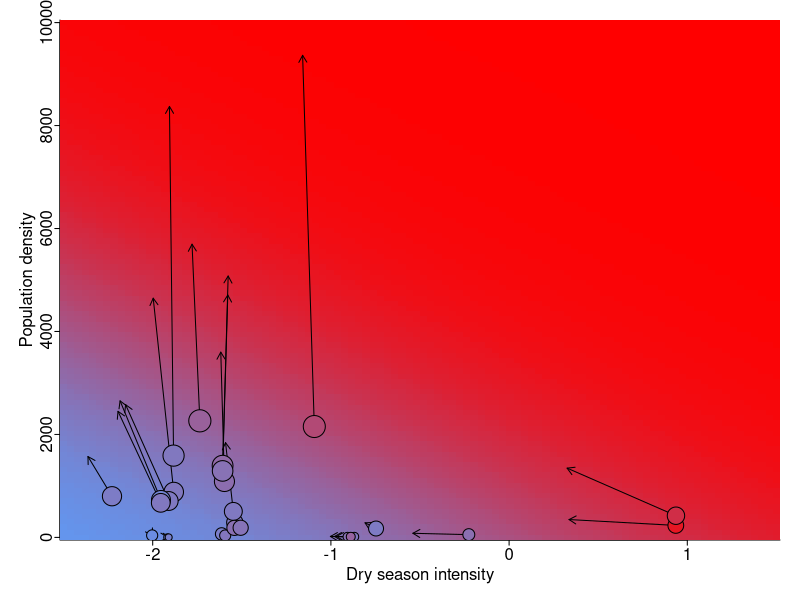

Recreate this plot in R.
#setwd('path_to_your_repository')

dat<-read.csv('data/proj.csv',stringsAsFactors=F)
pm<-read.delim('data/colonies_fitted.txt',stringsAsFactors=F)
pm<-pm[match(dat$code,pm$code),]

Intercept =  -3.204739e+00
bio15 = 7.319490e-02
bio15_2 = -9.742814e-04
bio15_3 =  4.322816e-06
bio18 = -9.715850e-04
dens20km  = 5.873513e-04
require("boot")
dat$out2050climOnly <- Intercept + bio15*(dat$bio152050) + bio15_2*(dat$bio152050)^2 +
  bio15_3*(dat$bio152050)^3 + bio18*(dat$bio182050) + dens20km*dat$dens20
dat$out2050climOnly <- 2*inv.logit(dat$out2050climOnly)-1
dat$out2050PopOnly <- Intercept + bio15*(dat$bio.bio15 ) + bio15_2*(dat$bio.bio15)^2 +
  bio15_3*(dat$bio.bio15)^3 + bio18*(dat$bio.bio18) + dens20km*dat$p2050
dat$out2050PopOnly <- 2*inv.logit(dat$out2050PopOnly)-1
dat$out2050<- Intercept + bio15*(dat$bio152050) + bio15_2*(dat$bio152050)^2 +
  bio15_3*(dat$bio152050)^3 + bio18*(dat$bio182050) + dens20km*dat$p2050
dat$out2050 <- 2*inv.logit(dat$out2050)-1
dat$out2000<- Intercept + bio15*(dat$bio.bio15 ) + bio15_2*(dat$bio.bio15 )^2 +
  bio15_3*(dat$bio.bio15 )^3 + bio18*(dat$bio.bio18) + dens20km*dat$dens20
dat$out2000 <- 2*inv.logit(dat$out2000)-1

dat$out2020dryseason <- Intercept + bio15*(dat$bio.bio15) + bio15_2*(dat$bio.bio15)^2 +
  bio15_3*(dat$bio.bio15)^3 + bio18*(dat$bio.bio18)
dat$out2050dryseason <- Intercept + bio15*(dat$bio152050) + bio15_2*(dat$bio152050)^2 +
  bio15_3*(dat$bio152050)^3 + bio18*(dat$bio182050)
dat$prefcol2020<-colorRampPalette(c('cornflowerblue','red'))(100)[round(((dat$out2000+1)/2)*100)]
dat$prefcol2050<-colorRampPalette(c('cornflowerblue','red'))(100)[round(((dat$out2050+1)/2)*100)]
dat$densCex2020<-log10(dat$dens20+10)/1.7
dat$densCex2050<-log10(dat$p2050+10)/1.7

clims<-seq(-2.5,1.5,length.out=100)
denss<-seq(0,10000,length.out=100)
mat<-matrix(nrow=100,ncol=100)
for(i in 1:100){
	for(j in 1:100){
		mat[i,j]<-round(100*inv.logit(clims[i]+dens20km*denss[j]))
	}
}

pdf(file='Alt_plot_gradient.pdf',width=4,height=4,useDingbats=F)
par(mgp=c(1.2,.2,0),tck=-0.01,bty='l',mar=c(3,3,1,1))
image(clims,denss,mat,col=colorRampPalette(c('cornflowerblue','red'))(100),xlab='Dry season intensity',ylab='Population density')
arrows(dat$out2020dryseason, dat$dens20, dat$out2050dryseason, dat$p2050,length=0.08)
points(dat$out2020dryseason, dat$dens20,xlim=c(0,261),ylim=c(0,10000), pch=21,bg=pm$prefcol,cex=pm$densCex*1.5)
dev.off()

# pdf(file='Alt_plot_gradient_labels.pdf',width=4,height=4,useDingbats=F)
# par(mgp=c(1.2,.2,0),tck=-0.01,bty='l',mar=c(3,3,1,1))
# image(clims,denss,mat,col=colorRampPalette(c('cornflowerblue','red'))(100),xlab='Dry season intensity',ylab='Population density')
# arrows(dat$out2020dryseason, dat$dens20, dat$out2050dryseason, dat$p2050,length=0.08)
# points(dat$out2020dryseason, dat$dens20,xlim=c(0,261),ylim=c(0,10000), pch=21,bg=pm$prefcol,cex=pm$densCex*1.5)
# text(dat$out2020dryseason, dat$dens20,labels=dat$code,cex=0.5)
# dev.off()

# pdf(file='Alt_plot_gradient_circles.pdf',width=4,height=4,useDingbats=F)
# par(mgp=c(1.2,.2,0),tck=-0.01,bty='l',mar=c(3,3,1,1))
# image(clims,denss,mat,col=rep(NULL,100),xlab='Dry season intensity',ylab='Population density')
# arrows(dat$out2020dryseason, dat$dens20, dat$out2050dryseason, dat$p2050,length=0.08)
# points(dat$out2020dryseason, dat$dens20,xlim=c(0,261),ylim=c(0,10000), pch=21,bg=pm$prefcol,cex=pm$densCex*1.5)
# dev.off()
